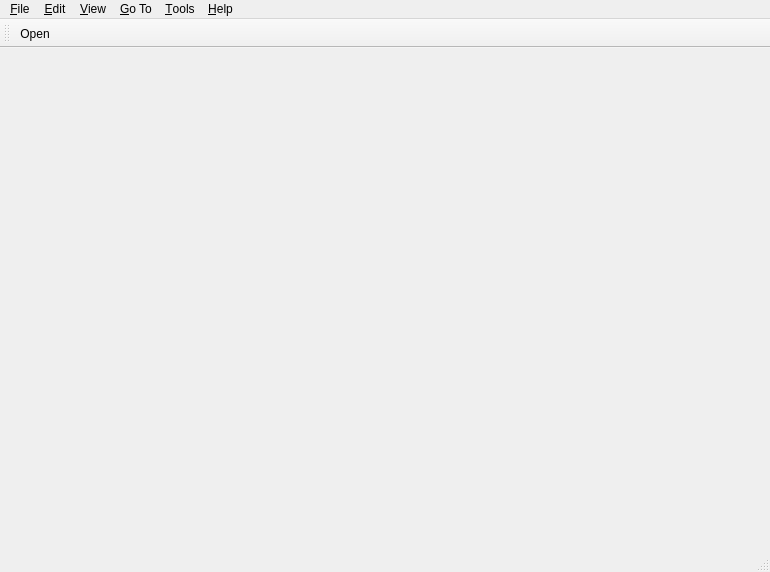
<?xml version="1.0" encoding="UTF-8"?>
<ui version="4.0">
 <class>PDFViewerMainWindow</class>
 <widget class="QMainWindow" name="PDFViewerMainWindow">
  <property name="geometry">
   <rect>
    <x>0</x>
    <y>0</y>
    <width>770</width>
    <height>572</height>
   </rect>
  </property>
  <property name="windowTitle">
   <string>PDF Viewer</string>
  </property>
  <widget class="QWidget" name="centralWidget"/>
  <widget class="QMenuBar" name="menuBar">
   <property name="geometry">
    <rect>
     <x>0</x>
     <y>0</y>
     <width>770</width>
     <height>22</height>
    </rect>
   </property>
   <widget class="QMenu" name="menuFile">
    <property name="title">
     <string>&amp;File</string>
    </property>
    <addaction name="actionOpen"/>
    <addaction name="actionClose"/>
    <addaction name="actionAutomaticDocumentRefresh"/>
    <addaction name="separator"/>
    <addaction name="actionSend_by_E_Mail"/>
    <addaction name="actionPrint"/>
    <addaction name="actionExportPageImages"/>
    <addaction name="separator"/>
    <addaction name="actionProperties"/>
    <addaction name="separator"/>
    <addaction name="actionClearRecentFileHistory"/>
    <addaction name="separator"/>
    <addaction name="actionQuit"/>
   </widget>
   <widget class="QMenu" name="menuGoTo">
    <property name="title">
     <string>&amp;Go To</string>
    </property>
    <widget class="QMenu" name="menuBookmarkSettings">
     <property name="title">
      <string>Book&amp;mark Settings</string>
     </property>
     <addaction name="actionBookmarkExport"/>
     <addaction name="actionBookmarkImport"/>
     <addaction name="actionBookmarkAutoGenerate"/>
    </widget>
    <addaction name="actionGoToDocumentStart"/>
    <addaction name="actionGoToDocumentEnd"/>
    <addaction name="actionGoToPreviousPage"/>
    <addaction name="actionGoToNextPage"/>
    <addaction name="actionGoToPreviousLine"/>
    <addaction name="actionGoToNextLine"/>
    <addaction name="separator"/>
    <addaction name="actionBookmarkPage"/>
    <addaction name="actionGotoPreviousBookmark"/>
    <addaction name="actionGotoNextBookmark"/>
    <addaction name="menuBookmarkSettings"/>
   </widget>
   <widget class="QMenu" name="menuEdit">
    <property name="title">
     <string>&amp;Edit</string>
    </property>
    <addaction name="actionFind"/>
    <addaction name="actionFindPrevious"/>
    <addaction name="actionFindNext"/>
    <addaction name="separator"/>
    <addaction name="actionSelectText"/>
    <addaction name="actionCopyText"/>
    <addaction name="actionSelectTextAll"/>
    <addaction name="actionDeselectText"/>
    <addaction name="separator"/>
    <addaction name="actionSelectTable"/>
   </widget>
   <widget class="QMenu" name="menuView">
    <property name="title">
     <string>&amp;View</string>
    </property>
    <widget class="QMenu" name="menuPage_Layout">
     <property name="title">
      <string>Page La&amp;yout</string>
     </property>
     <addaction name="actionPageLayoutSinglePage"/>
     <addaction name="actionPageLayoutContinuous"/>
     <addaction name="actionPageLayoutTwoPages"/>
     <addaction name="actionPageLayoutTwoColumns"/>
     <addaction name="separator"/>
     <addaction name="actionFirstPageOnRightSide"/>
    </widget>
    <widget class="QMenu" name="menuRendering_Options">
     <property name="title">
      <string>Re&amp;ndering Options</string>
     </property>
     <addaction name="actionRenderOptionAntialiasing"/>
     <addaction name="actionRenderOptionTextAntialiasing"/>
     <addaction name="actionRenderOptionSmoothPictures"/>
     <addaction name="actionRenderOptionIgnoreOptionalContentSettings"/>
     <addaction name="actionRenderOptionDisplayAnnotations"/>
     <addaction name="actionRenderOptionDisplayRenderTimes"/>
    </widget>
    <addaction name="menuPage_Layout"/>
    <addaction name="actionFullscreenMode"/>
    <addaction name="separator"/>
    <addaction name="menuRendering_Options"/>
    <addaction name="separator"/>
    <addaction name="actionRotateRight"/>
    <addaction name="actionRotateLeft"/>
    <addaction name="separator"/>
    <addaction name="actionZoom_In"/>
    <addaction name="actionZoom_Out"/>
    <addaction name="separator"/>
    <addaction name="actionFitPage"/>
    <addaction name="actionFitWidth"/>
    <addaction name="actionFitHeight"/>
    <addaction name="separator"/>
    <addaction name="actionColorInvert"/>
    <addaction name="actionColorGrayscale"/>
    <addaction name="actionColorHighContrast"/>
    <addaction name="actionColorBitonal"/>
    <addaction name="actionColorCustom"/>
   </widget>
   <widget class="QMenu" name="menuTools">
    <property name="title">
     <string>&amp;Tools</string>
    </property>
    <addaction name="actionMagnifier"/>
    <addaction name="separator"/>
    <addaction name="actionRendering_Errors"/>
    <addaction name="separator"/>
    <addaction name="actionOptions"/>
    <addaction name="actionResetToFactorySettings"/>
    <addaction name="separator"/>
    <addaction name="actionCertificateManager"/>
   </widget>
   <widget class="QMenu" name="menuHelp">
    <property name="title">
     <string>&amp;Help</string>
    </property>
    <addaction name="actionGetSource"/>
    <addaction name="actionBecomeASponsor"/>
    <addaction name="actionAbout"/>
   </widget>
   <addaction name="menuFile"/>
   <addaction name="menuEdit"/>
   <addaction name="menuView"/>
   <addaction name="menuGoTo"/>
   <addaction name="menuTools"/>
   <addaction name="menuHelp"/>
  </widget>
  <widget class="QToolBar" name="mainToolBar">
   <attribute name="toolBarArea">
    <enum>TopToolBarArea</enum>
   </attribute>
   <attribute name="toolBarBreak">
    <bool>false</bool>
   </attribute>
   <addaction name="actionOpen"/>
  </widget>
  <widget class="QStatusBar" name="statusBar"/>
  <action name="actionOpen">
   <property name="icon">
    <iconset resource="pdf4qtlibgui.qrc">
     <normaloff>:/resources/open.svg</normaloff>:/resources/open.svg</iconset>
   </property>
   <property name="text">
    <string>&amp;Open...</string>
   </property>
  </action>
  <action name="actionClose">
   <property name="icon">
    <iconset resource="pdf4qtlibgui.qrc">
     <normaloff>:/resources/close.svg</normaloff>:/resources/close.svg</iconset>
   </property>
   <property name="text">
    <string>&amp;Close</string>
   </property>
  </action>
  <action name="actionQuit">
   <property name="icon">
    <iconset resource="pdf4qtlibgui.qrc">
     <normaloff>:/resources/quit.svg</normaloff>:/resources/quit.svg</iconset>
   </property>
   <property name="text">
    <string>&amp;Quit</string>
   </property>
  </action>
  <action name="actionPageLayoutSinglePage">
   <property name="checkable">
    <bool>true</bool>
   </property>
   <property name="text">
    <string>&amp;Single Page</string>
   </property>
   <property name="shortcut">
    <string>Ctrl+1</string>
   </property>
  </action>
  <action name="actionPageLayoutContinuous">
   <property name="checkable">
    <bool>true</bool>
   </property>
   <property name="text">
    <string>&amp;Continuous</string>
   </property>
   <property name="shortcut">
    <string>Ctrl+2</string>
   </property>
  </action>
  <action name="actionPageLayoutTwoPages">
   <property name="checkable">
    <bool>true</bool>
   </property>
   <property name="text">
    <string>Two &amp;Pages</string>
   </property>
   <property name="shortcut">
    <string>Ctrl+3</string>
   </property>
  </action>
  <action name="actionPageLayoutTwoColumns">
   <property name="checkable">
    <bool>true</bool>
   </property>
   <property name="text">
    <string>&amp;Two columns</string>
   </property>
   <property name="shortcut">
    <string>Ctrl+4</string>
   </property>
  </action>
  <action name="actionFirstPageOnRightSide">
   <property name="checkable">
    <bool>true</bool>
   </property>
   <property name="text">
    <string>&amp;First page on right side</string>
   </property>
   <property name="toolTip">
    <string>First page on right side</string>
   </property>
   <property name="shortcut">
    <string>Ctrl+5</string>
   </property>
  </action>
  <action name="actionFullscreenMode">
   <property name="checkable">
    <bool>true</bool>
   </property>
   <property name="text">
    <string>&amp;Fullscreen Mode</string>
   </property>
   <property name="toolTip">
    <string>Fullscreen Mode</string>
   </property>
  </action>
  <action name="actionRendering_Errors">
   <property name="icon">
    <iconset resource="pdf4qtlibgui.qrc">
     <normaloff>:/resources/rendering-errors.svg</normaloff>:/resources/rendering-errors.svg</iconset>
   </property>
   <property name="text">
    <string>Rendering &amp;Errors...</string>
   </property>
   <property name="shortcut">
    <string>Ctrl+E</string>
   </property>
  </action>
  <action name="actionRenderOptionAntialiasing">
   <property name="checkable">
    <bool>true</bool>
   </property>
   <property name="text">
    <string>&amp;Antialiasing</string>
   </property>
  </action>
  <action name="actionRenderOptionTextAntialiasing">
   <property name="checkable">
    <bool>true</bool>
   </property>
   <property name="text">
    <string>&amp;Text Antialiasing</string>
   </property>
  </action>
  <action name="actionRenderOptionSmoothPictures">
   <property name="checkable">
    <bool>true</bool>
   </property>
   <property name="text">
    <string>&amp;Smooth Pictures</string>
   </property>
  </action>
  <action name="actionRenderOptionIgnoreOptionalContentSettings">
   <property name="checkable">
    <bool>true</bool>
   </property>
   <property name="text">
    <string>&amp;Ignore Optional Content Settings</string>
   </property>
  </action>
  <action name="actionOptions">
   <property name="icon">
    <iconset resource="pdf4qtlibgui.qrc">
     <normaloff>:/resources/settings.svg</normaloff>:/resources/settings.svg</iconset>
   </property>
   <property name="text">
    <string>&amp;Options...</string>
   </property>
   <property name="shortcut">
    <string>Ctrl+K</string>
   </property>
  </action>
  <action name="actionResetToFactorySettings">
   <property name="text">
    <string>&amp;Reset to Factory Settings</string>
   </property>
  </action>
  <action name="actionZoom_In">
   <property name="icon">
    <iconset resource="pdf4qtlibgui.qrc">
     <normaloff>:/resources/zoom-in.svg</normaloff>:/resources/zoom-in.svg</iconset>
   </property>
   <property name="text">
    <string>&amp;Zoom In</string>
   </property>
  </action>
  <action name="actionZoom_Out">
   <property name="icon">
    <iconset resource="pdf4qtlibgui.qrc">
     <normaloff>:/resources/zoom-out.svg</normaloff>:/resources/zoom-out.svg</iconset>
   </property>
   <property name="text">
    <string>Zoom &amp;Out</string>
   </property>
  </action>
  <action name="actionAbout">
   <property name="icon">
    <iconset resource="pdf4qtlibgui.qrc">
     <normaloff>:/resources/book.svg</normaloff>:/resources/book.svg</iconset>
   </property>
   <property name="text">
    <string>&amp;About...</string>
   </property>
  </action>
  <action name="actionFitPage">
   <property name="icon">
    <iconset resource="pdf4qtlibgui.qrc">
     <normaloff>:/resources/zoom-fit.svg</normaloff>:/resources/zoom-fit.svg</iconset>
   </property>
   <property name="text">
    <string>Fit &amp;Page</string>
   </property>
  </action>
  <action name="actionFitWidth">
   <property name="icon">
    <iconset resource="pdf4qtlibgui.qrc">
     <normaloff>:/resources/zoom-fit-horizontal.svg</normaloff>:/resources/zoom-fit-horizontal.svg</iconset>
   </property>
   <property name="text">
    <string>Fit &amp;Width</string>
   </property>
   <property name="shortcut">
    <string>W</string>
   </property>
  </action>
  <action name="actionFitHeight">
   <property name="icon">
    <iconset resource="pdf4qtlibgui.qrc">
     <normaloff>:/resources/zoom-fit-vertical.svg</normaloff>:/resources/zoom-fit-vertical.svg</iconset>
   </property>
   <property name="text">
    <string>&amp;Fit Height</string>
   </property>
   <property name="shortcut">
    <string>H</string>
   </property>
  </action>
  <action name="actionProperties">
   <property name="icon">
    <iconset resource="pdf4qtlibgui.qrc">
     <normaloff>:/resources/info.svg</normaloff>:/resources/info.svg</iconset>
   </property>
   <property name="text">
    <string>Prope&amp;rties...</string>
   </property>
  </action>
  <action name="actionSend_by_E_Mail">
   <property name="icon">
    <iconset resource="pdf4qtlibgui.qrc">
     <normaloff>:/resources/send-mail.svg</normaloff>:/resources/send-mail.svg</iconset>
   </property>
   <property name="text">
    <string>Send by &amp;E-Mail...</string>
   </property>
  </action>
  <action name="actionColorInvert">
   <property name="checkable">
    <bool>true</bool>
   </property>
   <property name="icon">
    <iconset resource="pdf4qtlibgui.qrc">
     <normaloff>:/resources/invert-colors.svg</normaloff>:/resources/invert-colors.svg</iconset>
   </property>
   <property name="text">
    <string>Color | &amp;Inverted</string>
   </property>
  </action>
  <action name="actionColorGrayscale">
   <property name="checkable">
    <bool>true</bool>
   </property>
   <property name="icon">
    <iconset resource="pdf4qtlibgui.qrc">
     <normaloff>:/resources/invert-colors.svg</normaloff>:/resources/invert-colors.svg</iconset>
   </property>
   <property name="text">
    <string>Color | &amp;Grayscale</string>
   </property>
  </action>
  <action name="actionColorHighContrast">
   <property name="checkable">
    <bool>true</bool>
   </property>
   <property name="icon">
    <iconset resource="pdf4qtlibgui.qrc">
     <normaloff>:/resources/invert-colors.svg</normaloff>:/resources/invert-colors.svg</iconset>
   </property>
   <property name="text">
    <string>Color | &amp;High Contrast</string>
   </property>
  </action>
  <action name="actionColorBitonal">
   <property name="checkable">
    <bool>true</bool>
   </property>
   <property name="icon">
    <iconset resource="pdf4qtlibgui.qrc">
     <normaloff>:/resources/invert-colors.svg</normaloff>:/resources/invert-colors.svg</iconset>
   </property>
   <property name="text">
    <string>Color | &amp;Monochromatic</string>
   </property>
  </action>
  <action name="actionColorCustom">
   <property name="checkable">
    <bool>true</bool>
   </property>
   <property name="icon">
    <iconset resource="pdf4qtlibgui.qrc">
     <normaloff>:/resources/invert-colors.svg</normaloff>:/resources/invert-colors.svg</iconset>
   </property>
   <property name="text">
    <string>Color | &amp;Custom</string>
   </property>
  </action>
  <action name="actionRotateRight">
   <property name="icon">
    <iconset resource="pdf4qtlibgui.qrc">
     <normaloff>:/resources/rotate-right.svg</normaloff>:/resources/rotate-right.svg</iconset>
   </property>
   <property name="text">
    <string>Rotate &amp;Right</string>
   </property>
  </action>
  <action name="actionRotateLeft">
   <property name="icon">
    <iconset resource="pdf4qtlibgui.qrc">
     <normaloff>:/resources/rotate-left.svg</normaloff>:/resources/rotate-left.svg</iconset>
   </property>
   <property name="text">
    <string>Rotate &amp;Left</string>
   </property>
  </action>
  <action name="actionPrint">
   <property name="icon">
    <iconset resource="pdf4qtlibgui.qrc">
     <normaloff>:/resources/print.svg</normaloff>:/resources/print.svg</iconset>
   </property>
   <property name="text">
    <string>&amp;Print...</string>
   </property>
  </action>
  <action name="actionExportPageImages">
   <property name="text">
    <string>Export Page(s) as &amp;Images...</string>
   </property>
  </action>
  <action name="actionRenderOptionDisplayAnnotations">
   <property name="checkable">
    <bool>true</bool>
   </property>
   <property name="text">
    <string>&amp;Display Annotations</string>
   </property>
  </action>
  <action name="actionFind">
   <property name="icon">
    <iconset resource="pdf4qtlibgui.qrc">
     <normaloff>:/resources/find.svg</normaloff>:/resources/find.svg</iconset>
   </property>
   <property name="text">
    <string>&amp;Find</string>
   </property>
  </action>
  <action name="actionFindPrevious">
   <property name="icon">
    <iconset resource="pdf4qtlibgui.qrc">
     <normaloff>:/resources/find-previous.svg</normaloff>:/resources/find-previous.svg</iconset>
   </property>
   <property name="text">
    <string>Fin&amp;d Previous</string>
   </property>
  </action>
  <action name="actionFindNext">
   <property name="icon">
    <iconset resource="pdf4qtlibgui.qrc">
     <normaloff>:/resources/find-next.svg</normaloff>:/resources/find-next.svg</iconset>
   </property>
   <property name="text">
    <string>Fi&amp;nd Next</string>
   </property>
  </action>
  <action name="actionSelectText">
   <property name="checkable">
    <bool>true</bool>
   </property>
   <property name="icon">
    <iconset resource="pdf4qtlibgui.qrc">
     <normaloff>:/resources/select-text.svg</normaloff>:/resources/select-text.svg</iconset>
   </property>
   <property name="text">
    <string>Select te&amp;xt</string>
   </property>
  </action>
  <action name="actionSelectTable">
   <property name="checkable">
    <bool>true</bool>
   </property>
   <property name="icon">
    <iconset resource="pdf4qtlibgui.qrc">
     <normaloff>:/resources/select-table.svg</normaloff>:/resources/select-table.svg</iconset>
   </property>
   <property name="text">
    <string>Select &amp;table</string>
   </property>
  </action>
  <action name="actionSelectTextAll">
   <property name="icon">
    <iconset resource="pdf4qtlibgui.qrc">
     <normaloff>:/resources/select-all-text.svg</normaloff>:/resources/select-all-text.svg</iconset>
   </property>
   <property name="text">
    <string>Select &amp;All</string>
   </property>
  </action>
  <action name="actionDeselectText">
   <property name="icon">
    <iconset resource="pdf4qtlibgui.qrc">
     <normaloff>:/resources/deselect-text.svg</normaloff>:/resources/deselect-text.svg</iconset>
   </property>
   <property name="text">
    <string>Dese&amp;lect</string>
   </property>
  </action>
  <action name="actionCopyText">
   <property name="icon">
    <iconset resource="pdf4qtlibgui.qrc">
     <normaloff>:/resources/copy-text.svg</normaloff>:/resources/copy-text.svg</iconset>
   </property>
   <property name="text">
    <string>&amp;Copy text</string>
   </property>
  </action>
  <action name="actionMagnifier">
   <property name="checkable">
    <bool>true</bool>
   </property>
   <property name="icon">
    <iconset resource="pdf4qtlibgui.qrc">
     <normaloff>:/resources/magnifier.svg</normaloff>:/resources/magnifier.svg</iconset>
   </property>
   <property name="text">
    <string>&amp;Magnifier</string>
   </property>
   <property name="toolTip">
    <string>Magnifier Tool</string>
   </property>
  </action>
  <action name="actionGoToDocumentStart">
   <property name="icon">
    <iconset resource="pdf4qtlibgui.qrc">
     <normaloff>:/resources/previous-start.svg</normaloff>:/resources/previous-start.svg</iconset>
   </property>
   <property name="text">
    <string>Go to document &amp;start</string>
   </property>
  </action>
  <action name="actionGoToDocumentEnd">
   <property name="icon">
    <iconset resource="pdf4qtlibgui.qrc">
     <normaloff>:/resources/next-end.svg</normaloff>:/resources/next-end.svg</iconset>
   </property>
   <property name="text">
    <string>Go to document &amp;end</string>
   </property>
  </action>
  <action name="actionGoToNextPage">
   <property name="icon">
    <iconset resource="pdf4qtlibgui.qrc">
     <normaloff>:/resources/next-page.svg</normaloff>:/resources/next-page.svg</iconset>
   </property>
   <property name="text">
    <string>Go to &amp;next page</string>
   </property>
  </action>
  <action name="actionGoToPreviousPage">
   <property name="icon">
    <iconset resource="pdf4qtlibgui.qrc">
     <normaloff>:/resources/previous-page.svg</normaloff>:/resources/previous-page.svg</iconset>
   </property>
   <property name="text">
    <string>Go to &amp;previous page</string>
   </property>
  </action>
  <action name="actionGoToNextLine">
   <property name="icon">
    <iconset resource="pdf4qtlibgui.qrc">
     <normaloff>:/resources/next.svg</normaloff>:/resources/next.svg</iconset>
   </property>
   <property name="text">
    <string>Go &amp;to next line</string>
   </property>
  </action>
  <action name="actionGoToPreviousLine">
   <property name="icon">
    <iconset resource="pdf4qtlibgui.qrc">
     <normaloff>:/resources/previous.svg</normaloff>:/resources/previous.svg</iconset>
   </property>
   <property name="text">
    <string>Go t&amp;o previous line</string>
   </property>
  </action>
  <action name="actionGetSource">
   <property name="icon">
    <iconset resource="pdf4qtlibgui.qrc">
     <normaloff>:/resources/web.svg</normaloff>:/resources/web.svg</iconset>
   </property>
   <property name="text">
    <string>&amp;Get Source</string>
   </property>
  </action>
  <action name="actionCertificateManager">
   <property name="icon">
    <iconset resource="pdf4qtlibgui.qrc">
     <normaloff>:/resources/certificate-manager.svg</normaloff>:/resources/certificate-manager.svg</iconset>
   </property>
   <property name="text">
    <string>&amp;Certificates...</string>
   </property>
  </action>
  <action name="actionAutomaticDocumentRefresh">
   <property name="checkable">
    <bool>true</bool>
   </property>
   <property name="text">
    <string>Automatic &amp;Document Refresh</string>
   </property>
   <property name="statusTip">
    <string>Automatically reloads the document if a change made by an external program is detected.</string>
   </property>
  </action>
  <action name="actionBecomeASponsor">
   <property name="icon">
    <iconset resource="pdf4qtlibgui.qrc">
     <normaloff>:/resources/wallet.svg</normaloff>:/resources/wallet.svg</iconset>
   </property>
   <property name="text">
    <string>Become a &amp;Sponsor</string>
   </property>
   <property name="toolTip">
    <string>Become a Sponsor</string>
   </property>
  </action>
  <action name="actionBookmarkPage">
   <property name="icon">
    <iconset resource="pdf4qtlibgui.qrc">
     <normaloff>:/resources/bookmark.svg</normaloff>:/resources/bookmark.svg</iconset>
   </property>
   <property name="text">
    <string>&amp;Bookmark Page</string>
   </property>
   <property name="toolTip">
    <string>Bookmark Page</string>
   </property>
   <property name="statusTip">
    <string>Bookmark page for fast navigation.</string>
   </property>
  </action>
  <action name="actionGotoNextBookmark">
   <property name="icon">
    <iconset resource="pdf4qtlibgui.qrc">
     <normaloff>:/resources/bookmark-next.svg</normaloff>:/resources/bookmark-next.svg</iconset>
   </property>
   <property name="text">
    <string>&amp;Go to Next Bookmark</string>
   </property>
   <property name="toolTip">
    <string>Go to Next Bookmark</string>
   </property>
   <property name="statusTip">
    <string>Navigates to the next bookmarked page.</string>
   </property>
  </action>
  <action name="actionGotoPreviousBookmark">
   <property name="icon">
    <iconset resource="pdf4qtlibgui.qrc">
     <normaloff>:/resources/bookmark-previous.svg</normaloff>:/resources/bookmark-previous.svg</iconset>
   </property>
   <property name="text">
    <string>Go to Previous Boo&amp;kmark</string>
   </property>
   <property name="statusTip">
    <string>Navigates to the previous bookmarked page.</string>
   </property>
  </action>
  <action name="actionBookmarkExport">
   <property name="icon">
    <iconset resource="pdf4qtlibgui.qrc">
     <normaloff>:/resources/bookmark.svg</normaloff>:/resources/bookmark.svg</iconset>
   </property>
   <property name="text">
    <string>&amp;Export Bookmarks</string>
   </property>
   <property name="toolTip">
    <string>Export Bookmarks</string>
   </property>
   <property name="statusTip">
    <string>Export bookmarks to the file.</string>
   </property>
  </action>
  <action name="actionBookmarkImport">
   <property name="icon">
    <iconset resource="pdf4qtlibgui.qrc">
     <normaloff>:/resources/bookmark.svg</normaloff>:/resources/bookmark.svg</iconset>
   </property>
   <property name="text">
    <string>&amp;Import Bookmarks</string>
   </property>
   <property name="toolTip">
    <string>Import Bookmarks</string>
   </property>
   <property name="statusTip">
    <string>Import bookmarks from the file.</string>
   </property>
  </action>
  <action name="actionBookmarkAutoGenerate">
   <property name="checkable">
    <bool>true</bool>
   </property>
   <property name="icon">
    <iconset resource="pdf4qtlibgui.qrc">
     <normaloff>:/resources/bookmark.svg</normaloff>:/resources/bookmark.svg</iconset>
   </property>
   <property name="text">
    <string>&amp;Generate Bookmarks Automatically</string>
   </property>
   <property name="toolTip">
    <string>Generate Bookmarks Automatically</string>
   </property>
   <property name="statusTip">
    <string>If checked, bookmarks for main document chapters are generated automatically.</string>
   </property>
  </action>
  <action name="actionRenderOptionDisplayRenderTimes">
   <property name="checkable">
    <bool>true</bool>
   </property>
   <property name="text">
    <string>Display &amp;Render Times</string>
   </property>
   <property name="menuRole">
    <enum>QAction::MenuRole::NoRole</enum>
   </property>
  </action>
  <action name="actionClearRecentFileHistory">
   <property name="text">
    <string>Clear Recent File &amp;History</string>
   </property>
   <property name="menuRole">
    <enum>QAction::MenuRole::NoRole</enum>
   </property>
  </action>
 </widget>
 <layoutdefault spacing="6" margin="11"/>
 <resources>
  <include location="pdf4qtlibgui.qrc"/>
 </resources>
 <connections/>
</ui>
